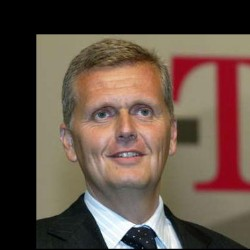
#> input picture ejercicio2/data/face_detection/val_raw_images/Kai-Uwe_Ricke/Kai-Uwe_Ricke_0001.jpg, 250 x 250 px; its folder holds only this picture in this run
$ jupyter execute --allow-errors 'Face Detection.ipynb'
#> lines starting #> are read from the running program, lines starting #| are printed output that depends on the picture
# Ejercicio 2.1: Face Detection

Tal como se explica en la letra del obligatorio final en este ejercicio es necesario implementar desde cero una solucion para detección de caras. Se proveen datos de entrenamiento y es necesario implementar su propio algoritmo de sliding window para entrenar un clasificador. Todo el código necesario para comenzar a trabajar está provisto en este notebook.

\**En los ejercicios del trabajo final es posible utilizar funciones de librerias existentes o código sacado de internet. Siempre y cuando **no se usen para resolver explicitamente lo que pide el ejercicio** y al código sacado de interenet le agreguen el link en comentarios de donde fue sacado ese código.*

##### Imports necesarios

[cell 1]
import cv2
import numpy as np
from glob import glob
from enum import Enum
import os
import sklearn
import sklearn.neighbors
import matplotlib.pyplot as plt
import pickle
from evaluation import evaluate_detector, precision_and_recall, interpolated_average_precision
import sys
from image_utils import non_max_suppression

from skimage.io import imread
from skimage.transform import resize
from skimage.feature import hog
from skimage import exposure

from sklearn.pipeline import make_pipeline
from sklearn.preprocessing import StandardScaler
from sklearn.svm import SVC

### Funciones Provistas

#### Feature Extractors

Para resolver el ejercicio van a tener que implementar las funciones `extract_hog_features` y `extract_lbp_features`

[cell 2]
class FeatureExtractors(Enum):
		MiniImage = 1
		HOG = 2
		LBP = 3

def extract_features(method, img):
	'''Switch between Feature extraction Methods'''

	image_representation = []

	if method == FeatureExtractors.MiniImage:
		image_representation = extract_mini_image_features(img)
	elif method == FeatureExtractors.HOG:
		image_representation = extract_hog_features(img)
	elif method == FeatureExtractors.LBP:
		image_representation = extract_lbp_features(img)

	return image_representation

# [39 lines left out: functions extract_mini_image_features, extract_lbp_features, extract_lpb_single_block_3x3, not called in this run]

def extract_hog_features(img):
	resized_img = resize(img, (64, 64))

	fd = hog(resized_img, orientations=9, pixels_per_cell=(8, 8),
	cells_per_block=(2, 2))

	return fd

[cell 3]
#### Data loader

[cell 4]
def load_training_data(training_positive_dir,trainign_negative_dir, feature_extractor=FeatureExtractors.HOG):
    ''' Function for loading loading training data from positive and negative examples
    '''
    positive_img_files = sorted(glob(training_positive_dir + '/*'))
    negative_img_files = sorted(glob(trainign_negative_dir + '/*'))
    #comment these lines for loading all data
    #change these lines for increasing the amount of data
    #positive_img_files = positive_img_files[:100]
    #negative_img_files = negative_img_files[:200]

    training_data = []
    training_labels = []

    print('##Loading {} positive face images'.format(len(positive_img_files)))
    for img in positive_img_files:
        image = cv2.imread(img,cv2.IMREAD_GRAYSCALE)
        image_representation = extract_features(feature_extractor,image)
        training_data.append(image_representation)
        training_labels.append(1)

    print('##Loading {} negative face images'.format(len(negative_img_files)))
    for img in negative_img_files:
        image = cv2.imread(img,cv2.IMREAD_GRAYSCALE)
        image_representation = extract_features(feature_extractor,image)
        training_data.append(image_representation)
        training_labels.append(0)

    training_data = np.asarray(training_data)
    training_labels = np.asarray(training_labels)
    return training_data, training_labels

def load_validation_data(validation_data_dir):

    validation_image_files = sorted(glob(validation_data_dir + '/*'))
    val_images = []
    for img_file in validation_image_files:
        image = cv2.imread(img_file,cv2.IMREAD_COLOR)
        val_images.append(image)

    return val_images

#### Sliding Window

[cell 5]
'''
def sliding_window(image, window_size, scale, stride):
    [image_rows, image_cols] = image.shape;
    window_rows = window_size[0];
    window_cols = window_size[1];

    patches = np.zeros((window_rows, window_cols,5));
    bbox_locations = np.zeros((5,4))
    r = np.random.randint(0,image_rows-window_rows,5); # Sample top left position
    c = np.random.randint(0,image_cols-window_cols,5);
    for i in range(0,5):
        patches[:,:,i] = image[r[i]:r[i]+window_rows, c[i]:c[i]+window_cols];
        bbox_locations[i,:] = [r[i],c[i],window_rows,window_cols]; # top-left y,x, height, width


    return patches, bbox_locations

#https://stackoverflow.com/questions/61051120/sliding-window-on-a-python-image
def sliding_window(image, windowSize, scale, stride,stepSize = 1):
  for y in range(0, image.shape[0], stepSize):
    for x in range(0, image.shape[1], stepSize):
      yield (x, y, image[y:y + windowSize[1], x:x + windowSize[0]])

'''

def sliding_window(image, window_size, scale, stride):
    windows_number = 200

    [image_rows, image_cols] = image.shape;
    window_rows = window_size[0];
    window_cols = window_size[1];

    patches = np.zeros((window_rows, window_cols,windows_number));
    bbox_locations = np.zeros((windows_number,4))
    r = np.random.randint(0,image_rows-window_rows,windows_number); # Sample top left position
    #devuelve 5 numeros random desde 0 a image_rows-window_rows
    c = np.random.randint(0,image_cols-window_cols,windows_number);
    for i in range(0,windows_number):
        patches[:,:,i] = image[r[i]:r[i]+window_rows, c[i]:c[i]+window_cols];
        bbox_locations[i,:] = [r[i],c[i],window_rows,window_cols]; # top-left y,x, height, width


    return patches, bbox_locations

##### Metodos Auxiliares

[cell 6]
# [14 lines left out: function show_image_with_bbox, not called in this run]

### Ubicación de los datos ###

[cell 7]
data_dir='./data'
face_detection_dir = os.path.join(data_dir, 'face_detection')
training_faces_dir = os.path.join(face_detection_dir,'cropped_faces')
negative_examples_training_dir = os.path.join(face_detection_dir,'non_faces_images','neg_cropped_img')
validation_faces_dir = os.path.join(face_detection_dir,'val_face_detection_images')
validation_raw_faces_dir = os.path.join(face_detection_dir,'val_raw_images')

## Entrenar Modelo y Face Detection

### Cargar Datos de Entrenamiento ###

[cell 8]
#Modify data_loader.py to load more training data
training_data, trainig_labels = load_training_data(training_faces_dir,negative_examples_training_dir, FeatureExtractors.HOG)
# You can save traninig_data and labels on nunmpy files to avoid processing data every time.

### Load Validation Data ###

[cell 9]
validation_data = load_validation_data(validation_faces_dir)

### Entrenar un clasificador utilizando los datos de entrenamiento ##
1. Una vez los datos de entrenamiento han sido cargados es necesario entrenar su propio clasificador
2. Como solución inicial se utiliza un clasificador KNN pero para tener mejores resultados es posible entrenar un SVM. Se puede utilizar el [SVC](https://scikit-learn.org/stable/modules/generated/sklearn.svm.SVC.html) de sklearn a modo de ejemplo
3. Entrenar su clasificador y guardarlo en el archivo `face_detector`

[cell 10]
#knn_classifier = sklearn.neighbors.KNeighborsClassifier(n_neighbors=3)
#knn_classifier.fit(training_data,trainig_labels)

clf = make_pipeline(StandardScaler(), SVC(gamma='auto', probability=True))
#> (the rest of this cell did not finish here and is left out)

#### Guardar el modelo entrenado ##

[cell 11]
pickle.dump(clf,open('./face_detector', 'wb'))

#### Cargar el Modelo entrenado

[cell 12]
classifier = pickle.load(open('./face_detector','rb'))

### Do the sliding window and Visualize Results ###
1. In this part you need to perform the sliding window and score the probabilty of each patch of being a face and select the highest probability patches.
    1a. Program you own sliding window in 'img_utils' file.
    1b. Extract Features and classify each patch with your own classifier.
2. Do non-max suppression to select the target face patch with best probability (This is provided in 'img_utils')
3. Visualize Detection with Ground Throuth Bounding Box ('Code for Visualization is Provided')

[cell 13]
window_size = [64, 64]
predictions = []
threshold_p = 0.5
overlap_threshold = 0.5
validation_data = load_validation_data(validation_faces_dir)
for img in validation_data:
    gray_image = cv2.cvtColor(img,cv2.COLOR_RGB2GRAY)
    patches, bbox_locations = sliding_window(gray_image,window_size,1,32)

    ## You need to extract features for every patch (same features you used for training the classifier)
    patches_feature_representation = []
    for i in range(patches.shape[2]):
        patch_representation = extract_features(FeatureExtractors.HOG, patches[:,:,i])
        patches_feature_representation.append(patch_representation)
    patches_feature_representation = np.asarray(patches_feature_representation)
    ## Get prediction label for each sliding window patch
    labels = classifier.predict(patches_feature_representation)
    ## Get score for each sliding window patch
    scores = classifier.predict_proba(patches_feature_representation)
    ## Positive Face Probabilities
    face_probabilities = scores[:,1]
    face_bboxes = bbox_locations[face_probabilities>threshold_p]
    face_bboxes_probabilites = face_probabilities[face_probabilities>threshold_p]
    # Do non max suppression and select strongest probability box
    [selected_bbox, selected_score] = non_max_suppression(face_bboxes,face_bboxes_probabilites,0.3)
    show_image_with_bbox(img, selected_bbox)
#> `gray_image = cv2.imread(img,cv2.IMREAD_GRAYSCALE)`:
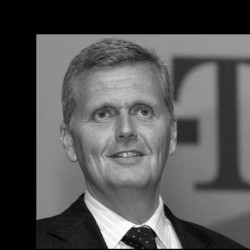
#> gray_image: shape (250, 250); min 0, max 255, mean 82.3

### Evaluate Detector ###

[cell 14]
total_true_positives = []
total_real_positives = []
total_positive_predictions = []
window_size = [64, 64]
#> (the rest of this cell did not finish here and is left out)

#> after the loop in sliding_window, `for i in range(0,windows_number):`: bbox_locations = 200 rows, first 6: [172, 41, 64, 64], [47, 18, 64, 64], [117, 40, 64, 64], [67, 182, 64, 64], [103, 11, 64, 64], [9, 166, 64, 64]
#> the loop `for i in range(patches.shape[2]):` made 200 passes
#> pass 1, in extract_hog_features, `resized_img = resize(img, (64, 64))`:
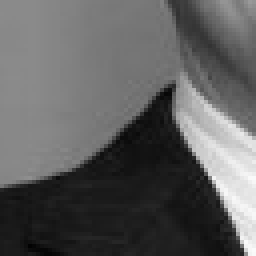
#> resized_img: shape (64, 64) float64 (shown 4 times larger); min 2, max 250, mean 94.6
#> pass 2, in extract_hog_features (call 2), `resized_img = resize(img, (64, 64))`:
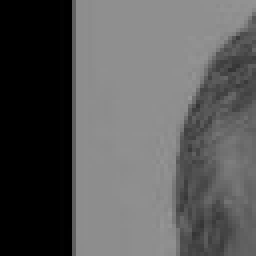
#> resized_img: shape (64, 64) float64 (shown 4 times larger); min 0, max 151, mean 88.8
#> pass 3, in extract_hog_features (call 3), `resized_img = resize(img, (64, 64))`:
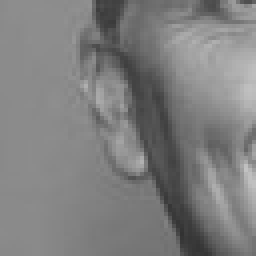
#> resized_img: shape (64, 64) float64 (shown 4 times larger); min 50, max 194, mean 126.7
#> after the loop `for i in range(patches.shape[2]):`: patches_feature_representation = 200 items
#> `patches_feature_representation = np.asarray(patches_feature_representa..`:
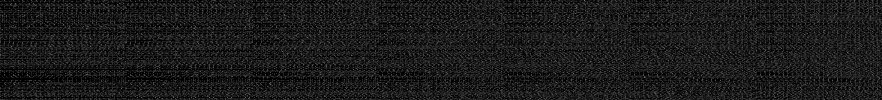
#> patches_feature_representation: shape (200, 1764) float64 (shown at 1/2 size); min 0, max 1, mean 0.105
        ## You need to extract features for every patch (same features you used for training the classifier)
        patches_feature_representation = []
        for i in range(patches.shape[2]):
            patch_representation = extract_features(FeatureExtractors.HOG, patches[:,:,i])
            patches_feature_representation.append(patch_representation)
        patches_feature_representation = np.asarray(patches_feature_representation)
        ## Get score for each sliding window patch
        scores = classifier.predict_proba(patches_feature_representation)
        ## Positive Face Probabilities
        face_probabilities = scores[:,1]
        #[labels, acc, prob] = predict([],patches_feature_representation, clasifier)
        ## Positive Face Probabilities
        #face_probabilities = np.asarray(prob)
        #face_probabilities = face_probabilities.T[0]

        [ detected_true_positives, image_real_positives, detected_faces ] = evaluate_detector( bbox_locations, face_probabilities);
        total_true_positives.append(detected_true_positives)
        total_real_positives.append(image_real_positives)
        total_positive_predictions.append(detected_faces)

total_true_positives = np.asarray(total_true_positives)
total_real_positives = np.asarray(total_real_positives)
total_positive_predictions = np.asarray(total_positive_predictions)

$ run again, on ejercicio2/data/face_detection/val_raw_images/Kaio_Almeida/Kaio_Almeida_0001.jpg
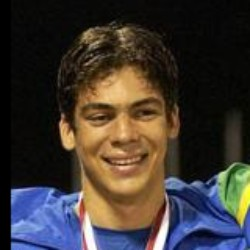
#> input picture ejercicio2/data/face_detection/val_raw_images/Kaio_Almeida/Kaio_Almeida_0001.jpg, 250 x 250 px
#> `gray_image = cv2.imread(img,cv2.IMREAD_GRAYSCALE)`:
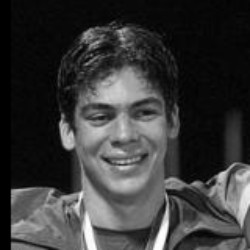
#> gray_image: shape (250, 250); min 0, max 255, mean 56.6
#> after the loop in sliding_window, `for i in range(0,windows_number):`: bbox_locations = 200 rows, first 6: [172, 41, 64, 64], [47, 18, 64, 64], [117, 40, 64, 64], [67, 182, 64, 64], [103, 11, 64, 64], [9, 166, 64, 64]
#> after the loop `for i in range(patches.shape[2]):`: patches_feature_representation = 200 items
#> `patches_feature_representation = np.asarray(patches_feature_representa..`:
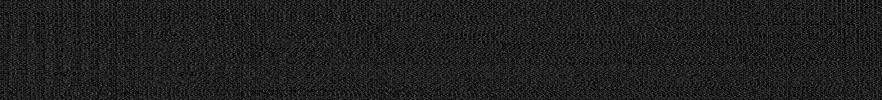
#> patches_feature_representation: shape (200, 1764) float64 (shown at 1/2 size); min 0, max 0.725, mean 0.126
